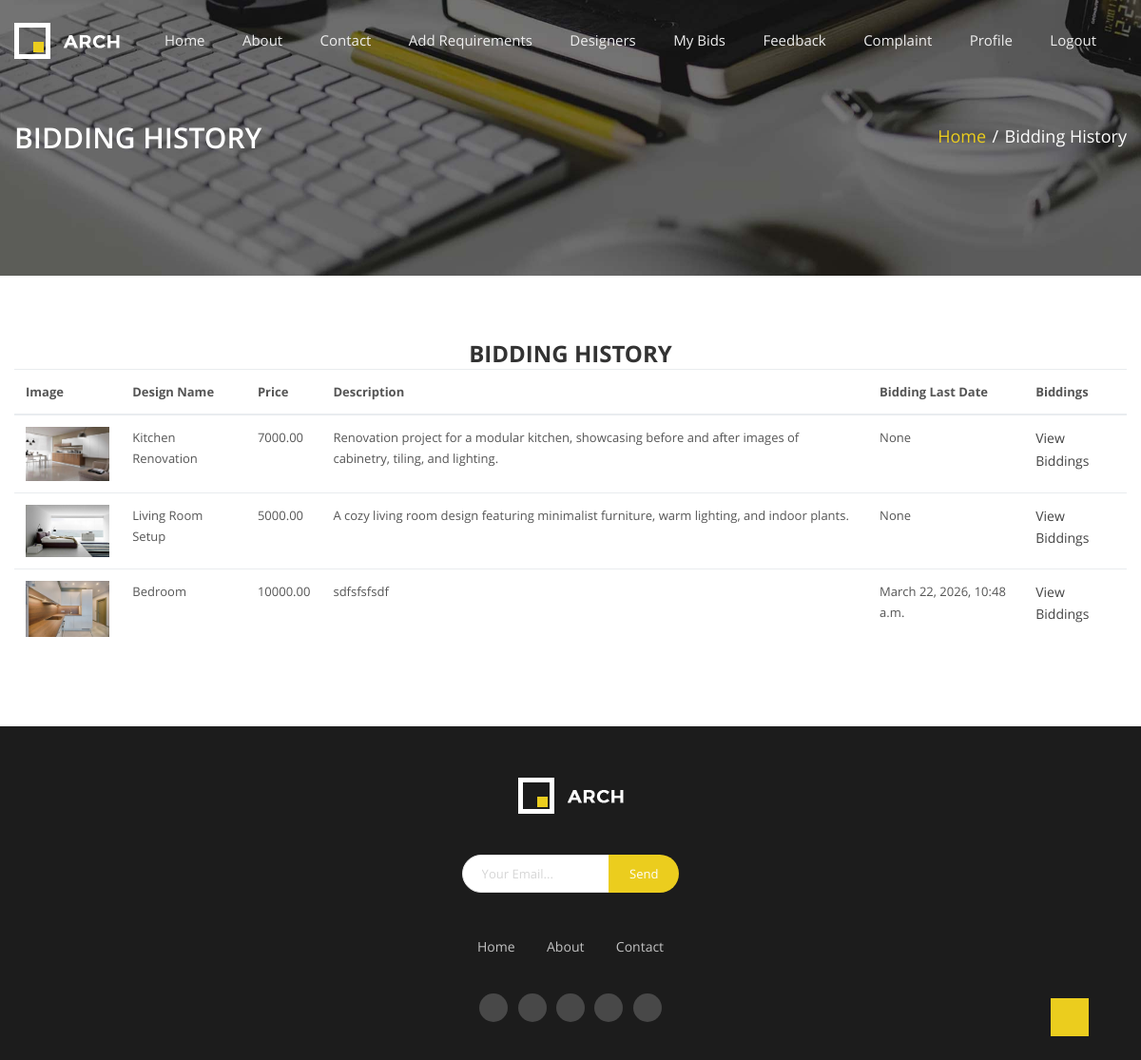
Screenshot of /myrequirements (signed in) with the database file from the repository.
### myapp/models.py (models this page shows, shortened)
class Requirement(models.Model):
    REQUIREMENT_STATUS_CHOICES = [
        (0, 'Open'),
        (1, 'Close'),
    ]
    user = models.ForeignKey(Login, on_delete=models.CASCADE)
    req_name = models.CharField(max_length=150, null=False)
    initial_amount = models.DecimalField(max_digits=10, decimal_places=2, null=True, blank=True)
    req_desc = models.CharField(max_length=150, null=False)
    req_status = models.IntegerField(choices=REQUIREMENT_STATUS_CHOICES, null=False)
    req_img = models.ImageField(upload_to='products/', null=True, blank=True)
    current_highest_bid = models.IntegerField(default=0)
    bid_end_date = models.DateTimeField(null=True, blank=True)
    minimum_bid_increment = models.IntegerField(default=1)
    creation_date = models.DateField(auto_now_add=True, null=True, blank=True)
    def req_pic(self):
        return mark_safe('<img src = "{}" width = "100">'.format(self.req_img.url))
    req_pic.allow_tags = True

### myapp/views.py (the view)
# urls.py: path('myrequirements', views.myrequirements, name='myrequirements'),
def myrequirements(request):
    context = checksession(request)
    profile6 = context.get("profile")
    print(profile6)
    if profile6 == None:
        messages.error(request, "please complete your profile.")
        return redirect('addowners')
    uid = request.session['log_id']  # Assuming you have user authentication
    products = Requirement.objects.filter(user=uid)
    context.update({"allproducts": products})
    return render(request,'myrequirements.html',context)

### myapp/models.py (called while the page is built)
    def __str__(self):
        return self.user.name

### myapp/views.py (called while the page is built)
def checksession(request):
    uid = request.session.get('log_id')
    if not uid:
        return None
    try:
        userdata = Login.objects.get(id=uid)
        is_designer = userdata.role == "Designer"
        if is_designer:
            try:
                profile = DesignerProfile.objects.get(user=userdata)
            except DesignerProfile.DoesNotExist:
                profile = None
        else:
            try:
                profile = UserProfile.objects.get(user=userdata)
            except UserProfile.DoesNotExist:
                profile = None
        context = {
            'userdata': userdata,
            'is_designer': is_designer,
            'profile': profile,
        }
        return context
    except Login.DoesNotExist:
        return None

### myapp/templates/myrequirements.html (shortened to what this page needs)
{%extends 'base.html'%}
{%block main%}
{%load static%}
    <section class="navigation">
      <div class="parallax parallax--nav-3">
        <div class="container clearfix">
          <div class="row">
            <div class="col-md-12">
              <h2>
                Bidding History
              </h2>
              <ul class="breadcrumbs ul--inline ul--no-style">
                <li>
                  <a href=" {% static 'index.html' %} ">Home</a>
                </li>
                <span>/</span>
                <li class="active">
                  Bidding History
                </li>
              </ul>
            </div>
          </div>
        </div>
      </div>
    </section>
<br><br><br>
<h3 align="center">Bidding History</h3>
        <div class="quicky-wishlist_area">
            <div class="container">
                <div class="row">
                    <div class="col-12">
                        <form action="javascript:void(0)">
                            <div class="table-content table-responsive">
                                <table class="table">
                                    <thead>
                                        <tr>
                                            <th class="quicky-product-thumbnail">Image</th>
                                            <th class="cart-product-name">Design Name</th>
                                            <th class="quicky-product-price">Price</th>
                                            <th class="quicky-product-price">Description</th>
                                            <th class="quicky-product-price">Bidding Last Date</th>
                                            <th class="quicky-cart_btn">Biddings</th>
                                        </tr>
                                    </thead>
                                    <tbody>
                                    {% for productdetails in allproducts%}
                                        <tr>
                                            <td class="quicky-product-thumbnail"><img src="{{productdetails.req_img.url}}" alt="Quicky's Wishlist Thumbnail" width="100px" height="100px"></a>
                                            </td>
                                            <td class="quicky-product-name">{{productdetails.req_name}}</td>
                                            <td class="quicky-product-price"><span class="amount">{{productdetails.initial_amount}}</span></td>
                                            <td class="quicky-product-price"><span class="amount">{{productdetails.req_desc}}</span></td>
                                            <td class="quicky-product-price"><span class="amount">{{productdetails.bid_end_date}}</span></td>
                                            <td class="quicky-cart_btn"><a href=" {% url 'manage_bids' productdetails.id %} ">View Biddings</a></td>
                                        </tr>
                                    {%endfor%}
                                    </tbody>
                                </table>
                            </div>
                        </form>
                    </div>
                </div>
            </div>
        </div>
<br><br><br>
{%endblock%}

### rows the page displays
Requirement: req_img (picture), req_name "Kitchen Renovation", initial_amount "7000.00", req_desc "Renovation project for a modular kitchen, showcasing before and after images of cabinetry, tiling, and lighting.", bid_end_date "None"
Requirement: req_img (picture), req_name "Living Room Setup", initial_amount "5000.00", req_desc "A cozy living room design featuring minimalist furniture, warm lighting, and indoor plants.", bid_end_date "None"
Requirement: req_img (picture), req_name "Bedroom", initial_amount "10000.00", req_desc "sdfsfsfsdf", bid_end_date "March 22, 2026, 10:48 a.m."
